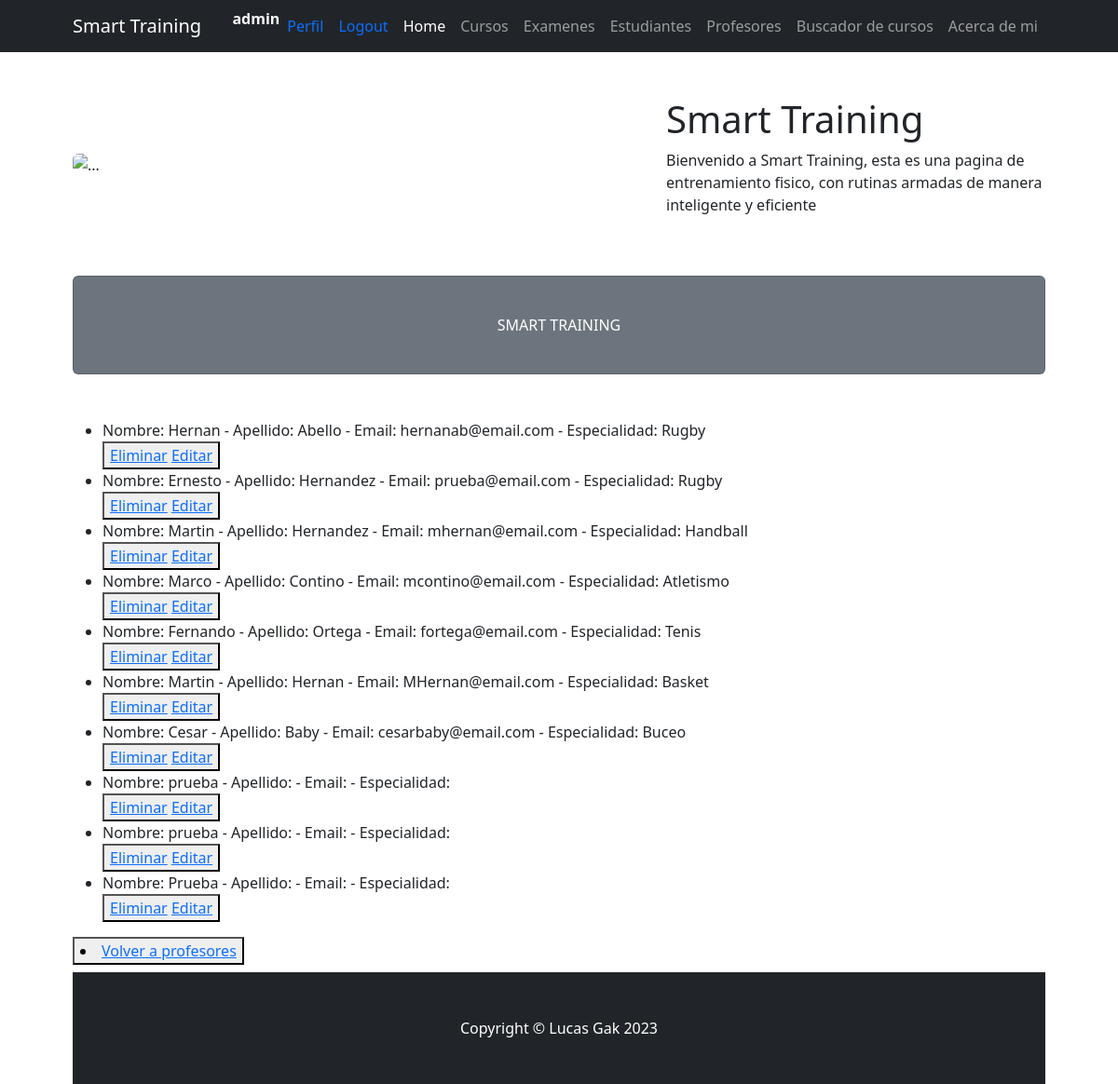
Page /ProjectoFinal23/leerProfesores (signed in) on the earlier database version.
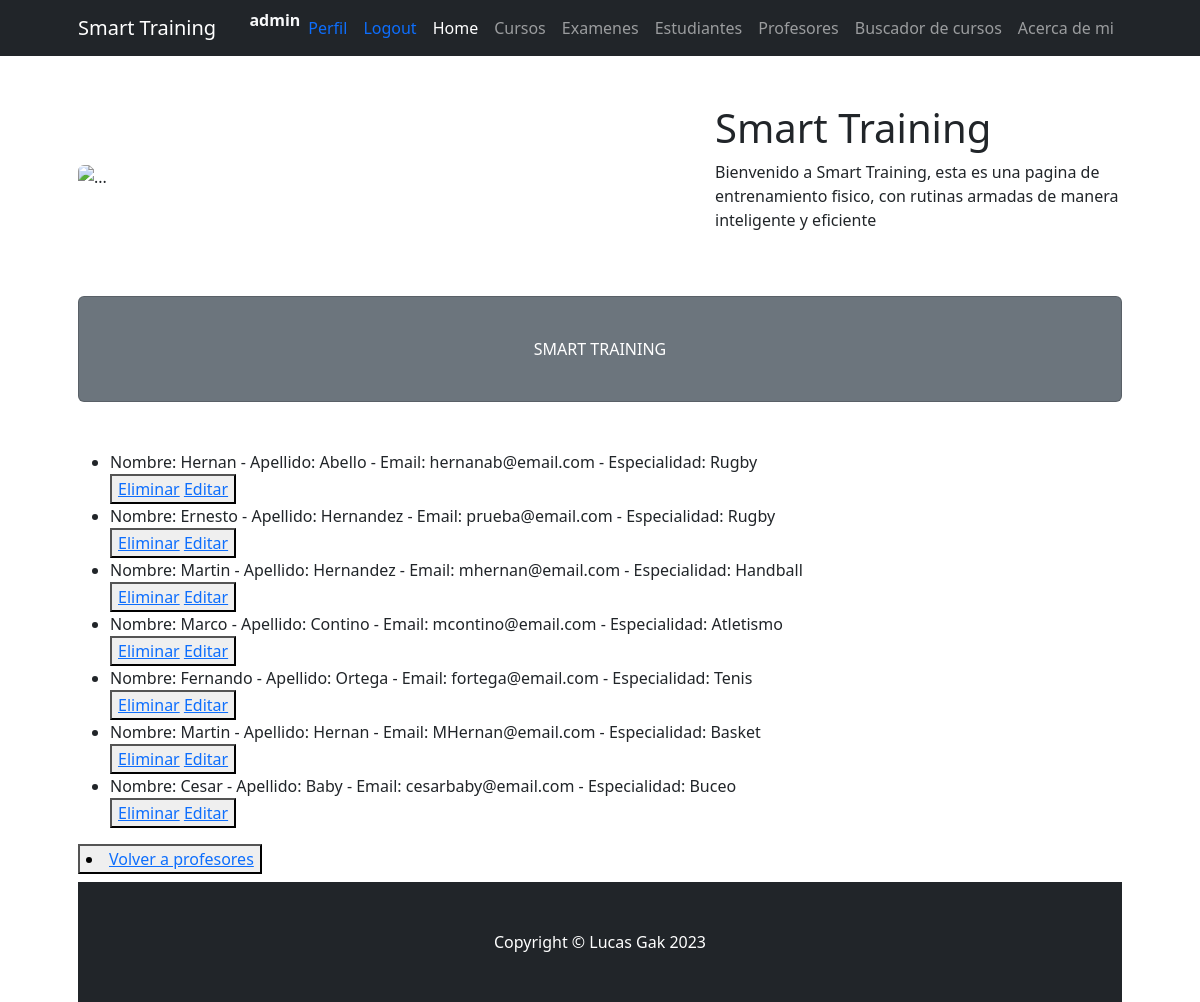
Same page on the later database version.
### ProjectoFinal23/models.py (models this page shows)
class Profesor(models.Model):
    nombre=models.CharField(max_length=30)
    apellido=models.CharField(max_length=30)
    email=models.EmailField()
    especialidad=models.CharField(max_length=30)
    def __str__(self):
        return f"Nombre: {self.nombre} - Apellido: {self.apellido} - Email: {self.email} - Especialidad: {self.especialidad}"

### ProjectoFinal23/views.py (the view)
# urls.py: path('leerProfesores', views.leerProfesores, name = "LeerProfesores"),
@login_required
def leerProfesores(request):
    profesores = Profesor.objects.all()
    contexto = {"profesores":profesores}
    return render(request, "ProjectoFinal23/leerProfesores.html",contexto)

### ProjectoFinal23/templates/ProjectoFinal23/leerProfesores.html
{% extends 'ProjectoFinal23/padre.html' %}
{% load static %}
{% block section1 %}
<ul>
    {% for p in profesores %}
    <li>{{p}}</li>
    <button>
        <a href="{% url 'EliminarProfesor' p.id %}"> Eliminar</a>
        <a href="{% url 'EditarProfesor' p.id %}">Editar</a>
    </button>
{% endfor %}
</ul>
<button>
    <li><a href="{% url 'profesores' %}"> Volver a profesores</a></li>
</button>
{% endblock %}

Differences in the rows shown:
removed Profesor: nombre+apellido+email "Nombre: prueba - Apellido: - Email: - Especialidad:"
removed Profesor: nombre+apellido+email "Nombre: prueba - Apellido: - Email: - Especialidad:"
removed Profesor: nombre+apellido+email "Nombre: Prueba - Apellido: - Email: - Especialidad:"
